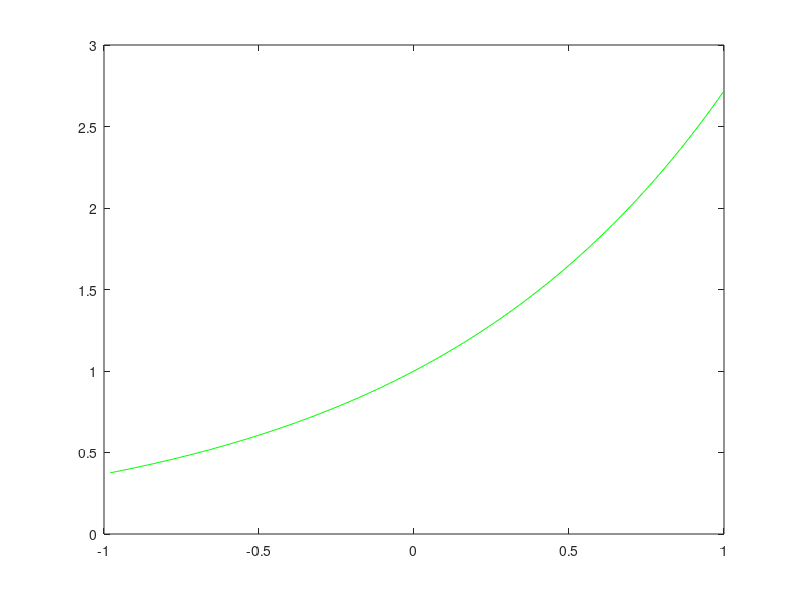

The MATLAB source for this figure: (Note: this script raises an error after producing the figure.)
n = 2.^[1:1:7];

for i = n
  if i > 100
    m = 150;
  else
    m = 100;
  end

  x_i = -1 + 2  .* [1:1:i] ./ i;
  delta = -1 + 2 .*[1:1:m]./m;

  fig = figure('visible', 'off');
  plot(delta, exp(delta), 'g-');
  hold on;
  y_piece = myPiecewiseInterpol(x_i, exp(x_i), delta);
  plot(delta, y_piece, 'r-')
  if i <= 16

    y_poly = newtonPoly(x_i, exp(x_i), delta);
    i
    max_err_piece = max(abs( exp(delta) - y_piece ))
    max_err_poly  = max(abs( exp(delta) - y_poly ))
    plot(delta, y_poly, 'b-');
    legend ('Exakt','Stueckweise Interpolation', 'Polynominterpolation', 'location', 'northeastoutside');
  else
    i
    max_err_piece = max(abs( exp(delta) - y_piece ))
    legend ('Exakt','Stueckweise Interpolation', 'location', 'northeastoutside');
  end

  title(['Interpolation mit N = ' num2str(i)]);
  xlabel('x');
  ylabel('y');
  print(['plots/PA4-1-N' num2str(i) '.pdf']);


end
